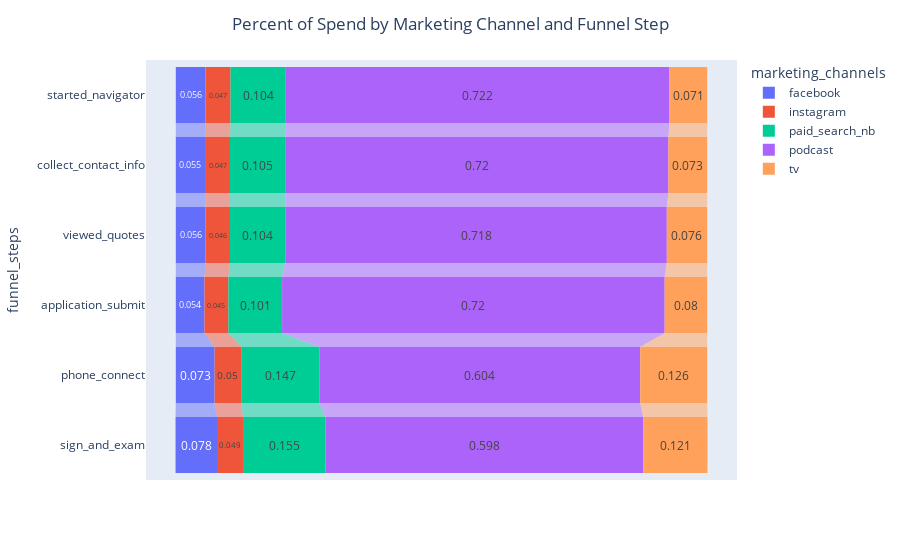
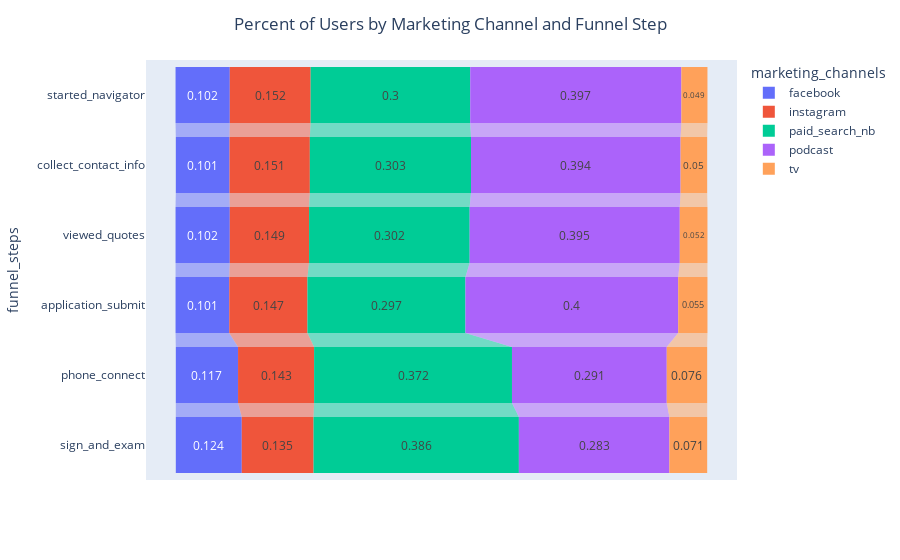

The notebook cell these images were saved under, in order:
### Markdown cell above
#### b. How does CPA change through the funnel?
Assumptions:
- For the purposes of analyzing CPA by funnel step, the same users CPA will show up in all subsequent steps.

### Code cell
funnel_cpa = users_x_funnel_path.groupby(['step_number','funnel_steps','marketing_channels']).agg({'CPA':['sum'], 'user_id':['count'], 'revenue':'sum', 'potential_revenue':'sum'})
funnel_cpa.columns = funnel_cpa.columns.droplevel(1)
funnel_cpa = funnel_cpa.reset_index([1,2])
funnel_cpa

funnel_cpa = funnel_cpa.merge(funnel_cpa.groupby('funnel_steps')['CPA'].sum().rename('spend_by_step').reset_index())
funnel_cpa['percent_of_spend_at_step'] = round(funnel_cpa['CPA']/funnel_cpa['spend_by_step'],3)

fig = px.funnel(funnel_cpa,x=funnel_cpa['percent_of_spend_at_step'], y=funnel_cpa['funnel_steps'], color = funnel_cpa['marketing_channels'])
fig.update_layout(title_text = 'Percent of Spend by Marketing Channel and Funnel Step', title_x = 0.5)
fig.show()

funnel_cpa = funnel_cpa.merge(funnel_cpa.groupby('funnel_steps')['user_id'].sum().rename('user_count_by_step').reset_index())
funnel_cpa['percent_of_users_at_step'] = round(funnel_cpa['user_id']/funnel_cpa['user_count_by_step'],3)

fig = px.funnel(funnel_cpa,x=funnel_cpa['percent_of_users_at_step'], y=funnel_cpa['funnel_steps'], color = funnel_cpa['marketing_channels'])
fig.update_layout(title_text = 'Percent of Users by Marketing Channel and Funnel Step', title_x = 0.5)
fig.show()

# Uncomment to Explicitly See CPA by Step
# fig = px.funnel(conversion_rates,x=conversion_rates['CPA'], y=conversion_rates['funnel_steps'])
# fig.update_layout(title_text = 'CPA by Users in Funnel Step', title_x = 0.5)
# fig.show()

### Figure 1 — Plotly figure (JSON) as saved in the notebook; plotly's stock layout.template omitted (floating-point values rounded to 4 significant figures)
{"data": [{"hovertemplate": "marketing_channels=facebook<br>percent_of_spend_at_step=%{x}<br>funnel_steps=%{y}<extra></extra>", "legendgroup": "facebook", "marker": {"color": "#636efa"}, "name": "facebook", "orientation": "h", "showlegend": true, "type": "funnel", "x": [0.056, 0.055, 0.056, 0.054, 0.073, 0.078], "xaxis": "x", "y": ["started_navigator", "collect_contact_info", "viewed_quotes", "application_submit", "phone_connect", "sign_and_exam"], "yaxis": "y"}, {"hovertemplate": "marketing_channels=instagram<br>percent_of_spend_at_step=%{x}<br>funnel_steps=%{y}<extra></extra>", "legendgroup": "instagram", "marker": {"color": "#EF553B"}, "name": "instagram", "orientation": "h", "showlegend": true, "type": "funnel", "x": [0.047, 0.047, 0.046, 0.045, 0.05, 0.049], "xaxis": "x", "y": ["started_navigator", "collect_contact_info", "viewed_quotes", "application_submit", "phone_connect", "sign_and_exam"], "yaxis": "y"}, {"hovertemplate": "marketing_channels=paid_search_nb<br>percent_of_spend_at_step=%{x}<br>funnel_steps=%{y}<extra></extra>", "legendgroup": "paid_search_nb", "marker": {"color": "#00cc96"}, "name": "paid_search_nb", "orientation": "h", "showlegend": true, "type": "funnel", "x": [0.104, 0.105, 0.104, 0.101, 0.147, 0.155], "xaxis": "x", "y": ["started_navigator", "collect_contact_info", "viewed_quotes", "application_submit", "phone_connect", "sign_and_exam"], "yaxis": "y"}, {"hovertemplate": "marketing_channels=podcast<br>percent_of_spend_at_step=%{x}<br>funnel_steps=%{y}<extra></extra>", "legendgroup": "podcast", "marker": {"color": "#ab63fa"}, "name": "podcast", "orientation": "h", "showlegend": true, "type": "funnel", "x": [0.722, 0.72, 0.718, 0.72, 0.604, 0.598], "xaxis": "x", "y": ["started_navigator", "collect_contact_info", "viewed_quotes", "application_submit", "phone_connect", "sign_and_exam"], "yaxis": "y"}, {"hovertemplate": "marketing_channels=tv<br>percent_of_spend_at_step=%{x}<br>funnel_steps=%{y}<extra></extra>", "legendgroup": "tv", "marker": {"color": "#FFA15A"}, "name": "tv", "orientation": "h", "showlegend": true, "type": "funnel", "x": [0.071, 0.073, 0.076, 0.08, 0.126, 0.121], "xaxis": "x", "y": ["started_navigator", "collect_contact_info", "viewed_quotes", "application_submit", "phone_connect", "sign_and_exam"], "yaxis": "y"}], "layout": {"autosize": true, "legend": {"title": {"text": "marketing_channels"}, "tracegroupgap": 0}, "margin": {"t": 60}, "title": {"text": "Percent of Spend by Marketing Channel and Funnel Step", "x": 0.5}, "xaxis": {"anchor": "y", "autorange": true, "domain": [0, 1], "range": [-0.5561, 0.5561], "title": {"text": "percent_of_spend_at_step"}, "type": "linear"}, "yaxis": {"anchor": "x", "autorange": true, "domain": [0, 1], "range": [5.5, -0.5], "title": {"text": "funnel_steps"}, "type": "category"}}}

### Figure 2 — Plotly figure (JSON) as saved in the notebook; plotly's stock layout.template omitted (floating-point values rounded to 4 significant figures)
{"data": [{"hovertemplate": "marketing_channels=facebook<br>percent_of_users_at_step=%{x}<br>funnel_steps=%{y}<extra></extra>", "legendgroup": "facebook", "marker": {"color": "#636efa"}, "name": "facebook", "orientation": "h", "showlegend": true, "type": "funnel", "x": [0.102, 0.101, 0.102, 0.101, 0.117, 0.124], "xaxis": "x", "y": ["started_navigator", "collect_contact_info", "viewed_quotes", "application_submit", "phone_connect", "sign_and_exam"], "yaxis": "y"}, {"hovertemplate": "marketing_channels=instagram<br>percent_of_users_at_step=%{x}<br>funnel_steps=%{y}<extra></extra>", "legendgroup": "instagram", "marker": {"color": "#EF553B"}, "name": "instagram", "orientation": "h", "showlegend": true, "type": "funnel", "x": [0.152, 0.151, 0.149, 0.147, 0.143, 0.135], "xaxis": "x", "y": ["started_navigator", "collect_contact_info", "viewed_quotes", "application_submit", "phone_connect", "sign_and_exam"], "yaxis": "y"}, {"hovertemplate": "marketing_channels=paid_search_nb<br>percent_of_users_at_step=%{x}<br>funnel_steps=%{y}<extra></extra>", "legendgroup": "paid_search_nb", "marker": {"color": "#00cc96"}, "name": "paid_search_nb", "orientation": "h", "showlegend": true, "type": "funnel", "x": [0.3, 0.303, 0.302, 0.297, 0.372, 0.386], "xaxis": "x", "y": ["started_navigator", "collect_contact_info", "viewed_quotes", "application_submit", "phone_connect", "sign_and_exam"], "yaxis": "y"}, {"hovertemplate": "marketing_channels=podcast<br>percent_of_users_at_step=%{x}<br>funnel_steps=%{y}<extra></extra>", "legendgroup": "podcast", "marker": {"color": "#ab63fa"}, "name": "podcast", "orientation": "h", "showlegend": true, "type": "funnel", "x": [0.397, 0.394, 0.395, 0.4, 0.291, 0.283], "xaxis": "x", "y": ["started_navigator", "collect_contact_info", "viewed_quotes", "application_submit", "phone_connect", "sign_and_exam"], "yaxis": "y"}, {"hovertemplate": "marketing_channels=tv<br>percent_of_users_at_step=%{x}<br>funnel_steps=%{y}<extra></extra>", "legendgroup": "tv", "marker": {"color": "#FFA15A"}, "name": "tv", "orientation": "h", "showlegend": true, "type": "funnel", "x": [0.049, 0.05, 0.052, 0.055, 0.076, 0.071], "xaxis": "x", "y": ["started_navigator", "collect_contact_info", "viewed_quotes", "application_submit", "phone_connect", "sign_and_exam"], "yaxis": "y"}], "layout": {"autosize": true, "legend": {"title": {"text": "marketing_channels"}, "tracegroupgap": 0}, "margin": {"t": 60}, "title": {"text": "Percent of Users by Marketing Channel and Funnel Step", "x": 0.5}, "xaxis": {"anchor": "y", "autorange": true, "domain": [0, 1], "range": [-0.5556, 0.5556], "title": {"text": "percent_of_users_at_step"}, "type": "linear"}, "yaxis": {"anchor": "x", "autorange": true, "domain": [0, 1], "range": [5.5, -0.5], "title": {"text": "funnel_steps"}, "type": "category"}}}
